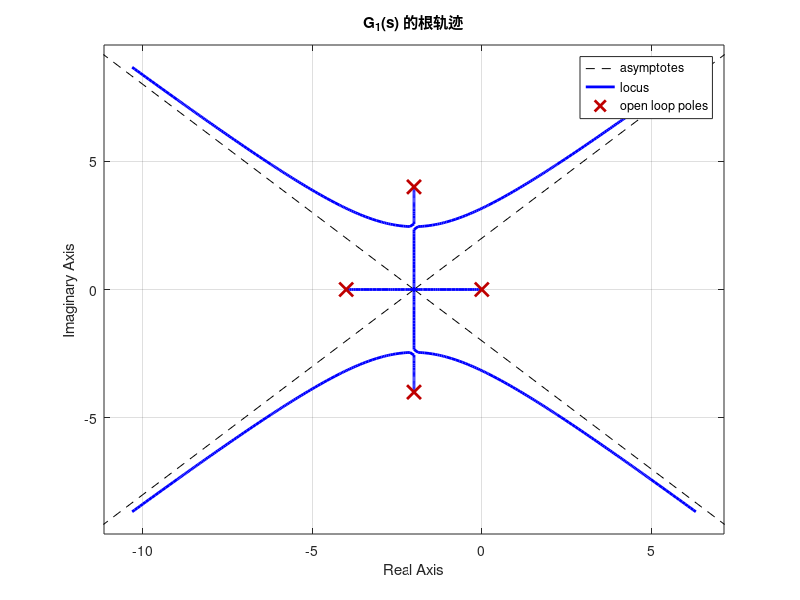

The MATLAB source for this figure: (Note: this script raises an error after producing the figure.)
% File: root_locus.m
clc; clear; close all;

num1 = 1;
den1 = conv([1 4 0], [1 4 20]);
G1 = tf(num1, den1);

% 绘制根轨迹
figure(1);
rlocus(G1);
title('G_1(s) 的根轨迹');
% axis([-8 2 -6 6]);
grid on;
saveas(gcf, 'locus_G1(s).png');

[k, poles] = rlocfind(G1);
disp('k = '); disp(k);
disp('poles = '); disp(poles);

% 绘制对应增益下的单位阶跃响应
figure(2);
step(feedback(k*G1, 1));
title('k = ' + string(k) + ' 时的单位阶跃响应');
grid on;
saveas(gcf, 'step_response_G1.png');

